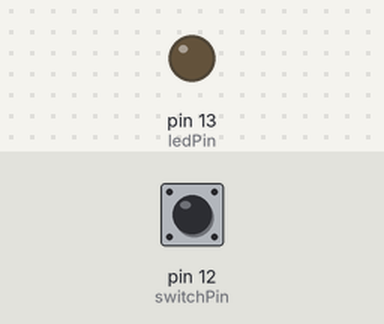
Bench run of a sketch on a simulated Arduino Uno, built with avr-gcc and run on an emulated ATmega328P. On the bench: output pins drawn as LEDs (lit = HIGH). The test bench sets the inputs (shaded band); at power-on: pin 12 (switchPin) HIGH. What the sketch prints to the serial monitor is not drawn.

Above: at 1.2 s.
1.3 s: pin 12 (switchPin) pulled LOW for 0.15 s
At 1.38 s:
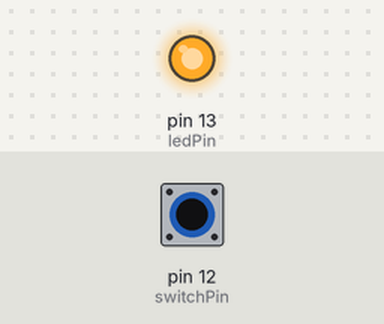
2.9 s: pin 12 (switchPin) pulled LOW for 3.2 s
At 6.7 s:
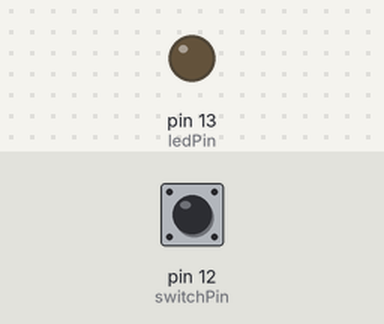
Timing chart, 0 to 8.2 s (numbered marks = the images above; inputs shaded):
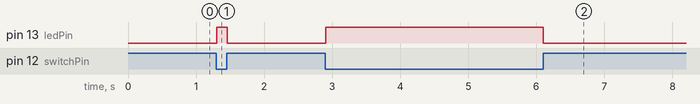

Measured:
- after the input at 1.3 s, pin 13 (ledPin): LOW → HIGH at once, → LOW 0.15 s later
- after the input at 2.9 s, pin 13 (ledPin): LOW → HIGH at once, → LOW 3.2 s later

The sketch:

slideswitch.ino
```cpp
const int switchPin = 12;
const int ledPin =  13;

void setup()
{
  pinMode(switchPin, INPUT);
  pinMode(ledPin, OUTPUT);
  Serial.begin(9600);
}

void loop()
{
  int state = digitalRead(switchPin);
  Serial.println(state);

  if (state == LOW || state == LOW)
  {
    digitalWrite(ledPin, HIGH);  // lülitame LED sisse
  }
  else
  {
    digitalWrite(ledPin, LOW);  // lülitame LED välja
  }
}
```
